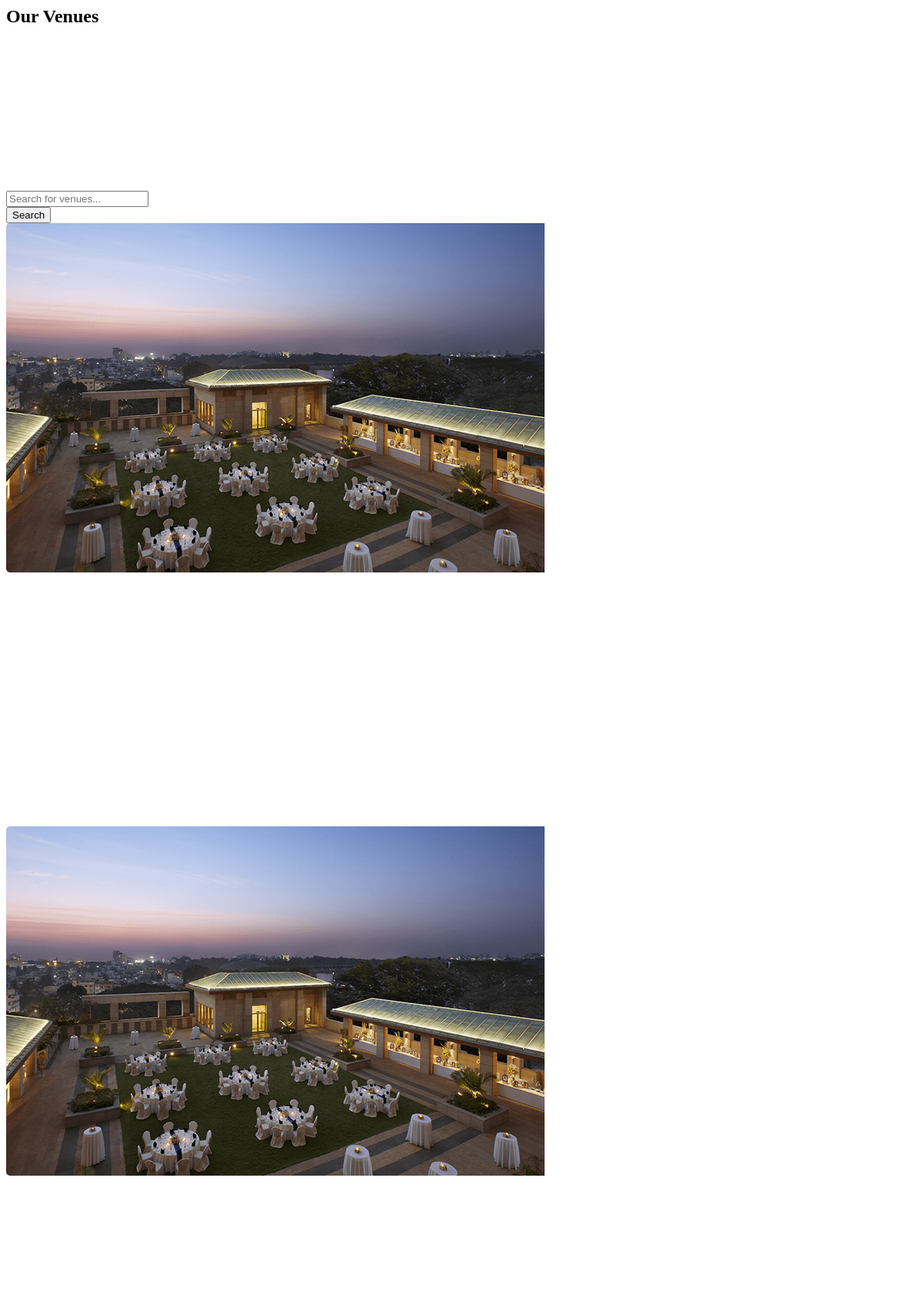
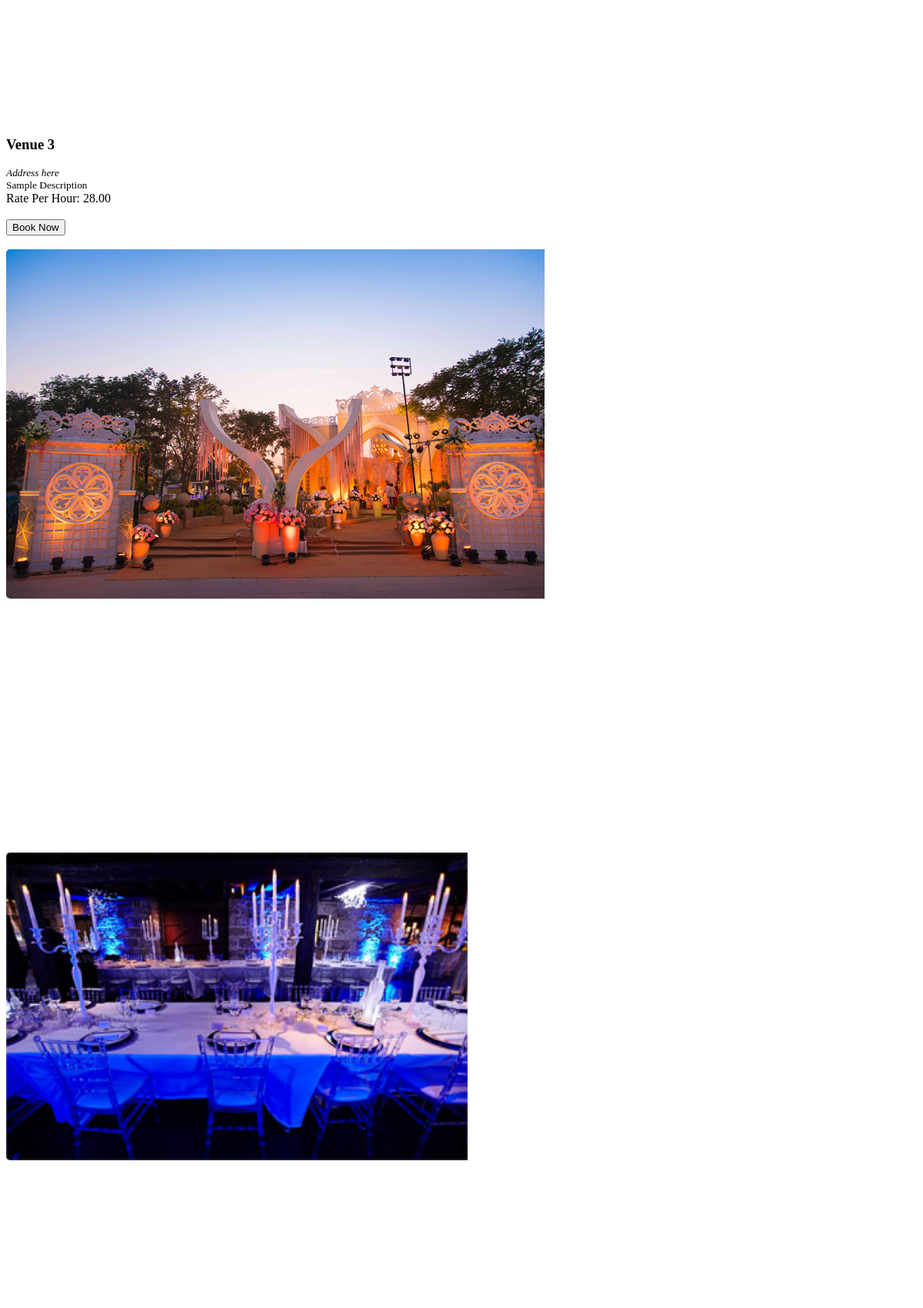
Page /venue.php (upper part) on the committed database (2 pictures, top to bottom).
### tables this page shows
CREATE TABLE `venue` (
  `id` int(30) NOT NULL,
  `venue` text NOT NULL,
  `address` text NOT NULL,
  `description` text NOT NULL,
  `rate` float NOT NULL
);

### venue.php (the view, shortened to what this page needs)
<?php
include 'admin/db_connect.php';
?>
<header class="masthead">
    <h2 class="titlebarh text-center text-white">Our Venues</h2>
</header>
<div class="container-fluid mt-3 pt-2 venuelistpage">
    <div class="row">
        <div class="col-sm-3">
            <div class="input-group mb-3">
                <input type="text" class="form-control" id="search-input" placeholder="Search for venues..." aria-label="Search for venues">
                <div class="input-group-append">
                    <button class="btn btn-themec book-venue align-self-end" type="button" id="search-button">Search</button>
                </div>
            </div>
        </div>
    </div>
    <div class="row-items">
        <div class="col-lg-12">
            <div class="row" id="venue-list">
                <?php
                $rtl = 'rtl';
                $ci = 0;
                $venue = $conn->query("SELECT * from venue order by rand()");
                while ($row = $venue->fetch_assoc()):
                    $ci++;
                    if ($ci < 3) {
                        $rtl = '';
                    } else {
                        $rtl = 'rtl';
                    }
                    if ($ci == 4) {
                        $ci = 0;
                    }
                ?>
                <div class="col-md-6">
                    <div class="card venue-list <?php echo $rtl ?>" data-id="<?php echo $row['id'] ?>">
                        <div id="imagesCarousel_<?php echo $row['id'] ?> card-img-top " class="carousel slide" data-ride="carousel">
                            <div class="carousel-inner">
                                <?php
                                    $fpath = 'admin/assets/uploads/venue_' . $row['id'];
                                    $images = scandir($fpath);
                                    $i = 1;
                                    foreach ($images as $k => $v):
                                        if (!in_array($v, array('.', '..'))):
                                            $active = $i == 1 ? 'active' : '';
                                ?>
                                <div class="carousel-item <?php echo $active ?>">
                                    <img class="d-block w-100" src="<?php echo $fpath . '/' . $v ?>" alt="">
                                </div>
                                <?php
                                            $i++;
                                        else:
                                            unset($images[$v]);
                                        endif;
                                    endforeach;
                                ?>
                            </div>
                        </div>
                        <div class="card-body">
                            <div class="row align-items-center justify-content-center text-center h-100">
                                <div class="">
                                    <div>
                                        <h3><b class="filter-txt"><?php echo ucwords($row['venue']) ?></b></h3>
                                        <small><i><?php echo $row['address'] ?></i></small>
                                    </div>
                                    <div>
                                        <span class="truncate" style="font-size: inherit;">
                                            <small><?php echo ucwords($row['description']) ?></small>
                                        </span>
                                        <br>
                                        <span class="badge badge-secondary">
                                            <i class="fa fa-tag"></i> Rate Per Hour: <?php echo number_format($row['rate'], 2) ?>
                                        </span>
                                        <br><br>
                                        <button class="btn btn-themec book-venue align-self-end" type="button" data-id='<?php echo $row['id'] ?>'>Book Now</button>
                                    </div>
                                </div>
                            </div>
                        </div>
                    </div>
                    <br>
                </div>
                <?php endwhile; ?>
            </div>
        </div>
    </div>
</div>

### venue.php (style rules this page uses)
.venue-list { cursor: pointer; border: unset; flex-direction: inherit; }
.venue-list .carousel, .venue-list .card-body { width: calc(50%); }
.venue-list .carousel img.d-block.w-100 { border-top-left-radius: 5px; border-bottom-left-radius: 5px; min-height: 50vh; }
.carousel, .carousel-inner, .carousel-item { min-height: calc(100%); }
header.masthead, header.masthead:before { min-height: 30vh !important; height: 30vh !important; }
.row-items { position: relative; }

### rows in the picture
venue: venue "Venue 3", address "Address here", description "Sample Description", rate "28.00"
